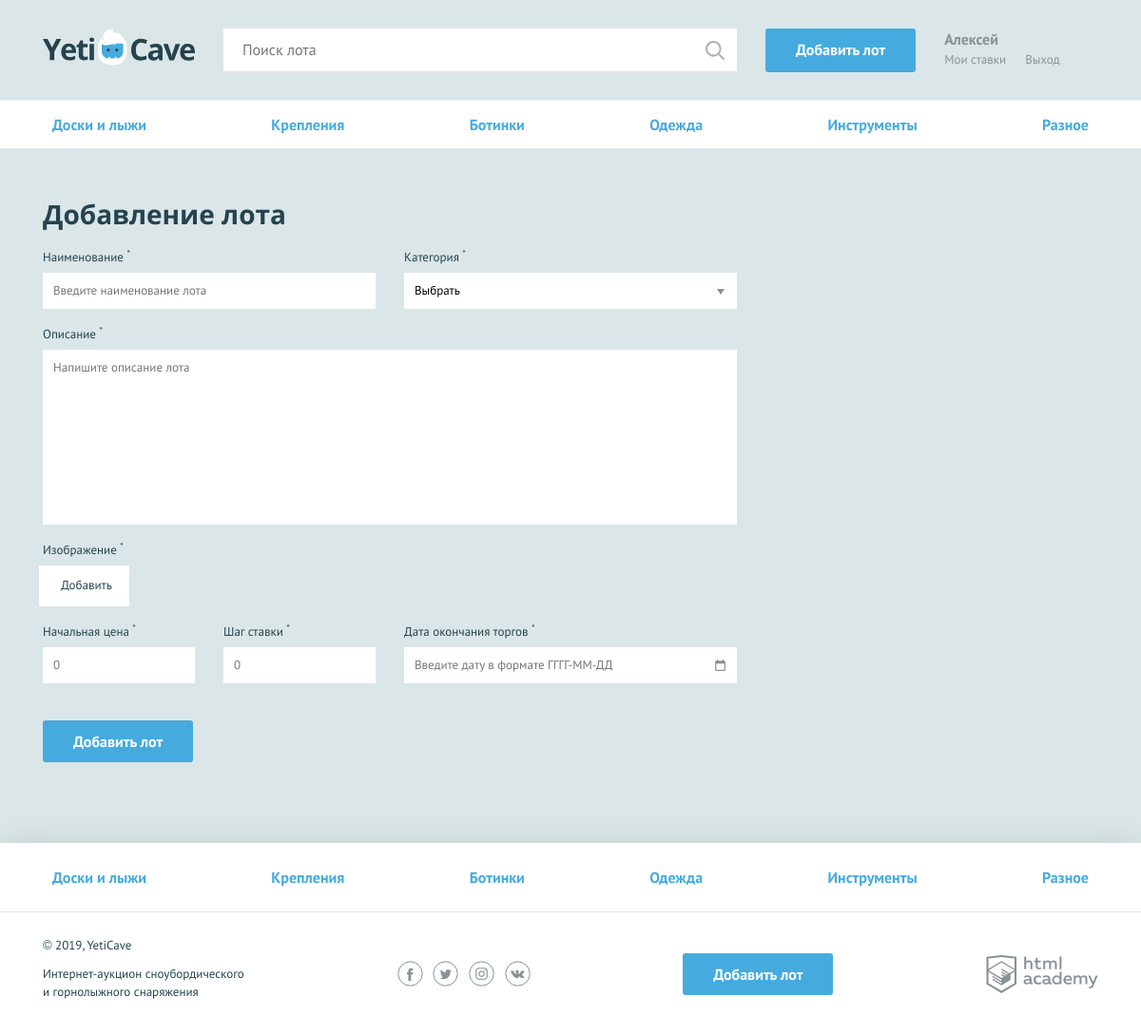
The page /add.php on the database its author committed.
### tables this page shows
CREATE TABLE categories (
    id INT UNSIGNED PRIMARY KEY AUTO_INCREMENT,
    name VARCHAR(128) NOT NULL,
    symbol_code VARCHAR(128) NOT NULL
);

### helpers.php (called while the page is built, shortened)
<?php
function include_template($name, array $data = []) {
    $name = 'templates/' . $name;
    extract($data);
    require $name;
    $result = ob_get_clean();
    return $result;
}
function get_arr($link, $sql): array
{
    $result = mysqli_query($link, $sql);
    if ($result) {
        return mysqli_fetch_all($result, MYSQLI_ASSOC);
    }
    return mysqli_error($link);
}

### models/category.php (called while the page is built, shortened)
<?php
require_once 'helpers.php';
function get_categories($link): array
{
    $sql = 'SELECT * FROM categories';
    return get_arr($link, $sql);
}

### validation.php (called while the page is built, shortened)
<?php
function get_post_value($name) {
    return filter_input(INPUT_POST, $name);
}

### templates/add.php (the view, shortened to what this page needs)
<main>
    <nav class="nav">
        <ul class="nav__list container">
            <?php if (!empty($categories)): ?>
                <?php foreach ($categories as $category): ?>
                    <li class="nav__item">
                        <a href="all-lots.html"><?=$category['name'] ?? '';?></a>
                    </li>
                <?php endforeach; ?>
            <?php endif; ?>
        </ul>
    </nav>
	<form class="form form--add-lot container form--invalid" action="add.php" method="post" enctype="multipart/form-data">
	  <h2>Добавление лота</h2>
	  <div class="form__container-two">
        <?php $classname = isset($errors['name']) ? "form__item--invalid" : ""; ?>
		<div class="form__item <?= $classname; ?>" >
		  <label for="lot-name">Наименование <sup>*</sup></label>
		  <input id="lot-name" type="text" name="name" placeholder="Введите наименование лота" value="<?= get_post_value('name'); ?>">
		</div>
        <?php $classname = isset($errors['category_id']) ? "form__item--invalid" : ""; ?>
		<div class="form__item <?= $classname; ?>">
		  <label for="category">Категория <sup>*</sup></label>
		  <select id="category" name="category_id">
			<option>Выбрать</option>
            </select>
		</div>
	  </div>
      <?php $classname = isset($errors['description']) ? "form__item--invalid" : ""; ?>
	  <div class="form__item form__item--wide <?= $classname; ?>">
		<label for="message">Описание <sup>*</sup></label>
		<textarea id="message" name="description" placeholder="Напишите описание лота" value="<?= get_post_value('description'); ?>"></textarea>
	  </div>
      <?php $classname = isset($errors['img']) ? "form__item--invalid" : ""; ?>
	  <div class="form__item form__item--file <?= $classname; ?>">
		<label>Изображение <sup>*</sup></label>
		<div class="form__input-file">
		  <label for="lot-img">
			Добавить
		  </label>
		</div>
	  </div>
	  <div class="form__container-three">
        <?php $classname = isset($errors['start_price']) ? "form__item--invalid" : ""; ?>
		<div class="form__item form__item--small <?= $classname; ?>">
		  <label for="lot-rate">Начальная цена <sup>*</sup></label>
		  <input id="lot-rate" type="text" name="start_price" placeholder="0" value="<?= get_post_value('start_price'); ?>">
		</div>
        <?php $classname = isset($errors['bet_step']) ? "form__item--invalid" : ""; ?>
		<div class="form__item form__item--small <?= $classname; ?>">
		  <label for="lot-step">Шаг ставки <sup>*</sup></label>
		  <input id="lot-step" type="text" name="bet_step" placeholder="0" value="<?= get_post_value('bet_step'); ?>">
		</div>
        <?php $classname = isset($errors['date_end']) ? "form__item--invalid" : ""; ?>
		<div class="form__item <?= $classname; ?>">
		  <label for="lot-date">Дата окончания торгов <sup>*</sup></label>
		  <input class="form__input-date" id="lot-date" type="text" name="date_end" placeholder="Введите дату в формате ГГГГ-ММ-ДД" value="<?= get_post_value('date_end'); ?>">
		</div>
	  </div>
      <button type="submit" class="button" name="submit">Добавить лот</button>
	</form>
</main>

### templates/layout.php (shortened to what this page needs)
<!DOCTYPE html>
<html lang="ru">
<head>
    <link href="../css/normalize.min.css" rel="stylesheet">
    <link href="../css/style.css" rel="stylesheet">
    <link href="../css/flatpickr.min.css" rel="stylesheet">
</head>
<body>
<div class="page-wrapper">
<header class="main-header">
    <div class="main-header__container container">
        <a class="main-header__logo">
            <img src="../img/logo.svg" width="160" height="39" alt="Логотип компании YetiCave">
        </a>
        <form class="main-header__search" method="get" action="https://echo.htmlacademy.ru" autocomplete="off">
            <input type="search" name="search" placeholder="Поиск лота">
            <input class="main-header__search-btn" type="submit" name="find" value="Найти">
        </form>
        <a class="main-header__add-lot button" href="/add.php">Добавить лот</a>
        <nav class="user-menu">
        <?php if ($is_auth === 1): ?>
            <div class="user-menu__logged">
                <p><?=$user_name;?></p>
                <a class="user-menu__bets" href="pages/my-bets.html">Мои ставки</a>
                <a class="user-menu__logout" href="#">Выход</a>
            </div>
        <?php endif; ?>
        </nav>
    </div>
</header>
<?=$page_content;?>
</div>
<footer class="main-footer">
    <nav class="nav">
        <ul class="nav__list container">
            <?php if (!empty($categories)): ?>
                <?php foreach ($categories as $category): ?>
            <li class="nav__item">
                <a href="pages/all-lots.html"><?= $category['name'] ?? '';?></a>
            </li>
                <?php endforeach; ?>
            <?php endif; ?>
        </ul>
    </nav>
    <div class="main-footer__bottom container">
        <div class="main-footer__copyright">
            <p>© 2019, YetiCave</p>
            <p>Интернет-аукцион сноубордического и горнолыжного снаряжения</p>
        </div>
        <div class="main-footer__social social">
            <a class="social__link social__link--facebook" href="#">
            </a>
            <a class="social__link social__link--twitter" href="#">
            </a>
            <a class="social__link social__link--instagram" href="#">
            </a>
            <a class="social__link social__link--vkontakte" href="#">
            </a>
        </div>
        <a class="main-footer__add-lot button" href="add-lot.html">Добавить лот</a>
        <div class="main-footer__developed-by">
            <a class="logo-academy" href="https://htmlacademy.ru/intensive/php">
            </a>
        </div>
    </div>
</footer>
</body>
</html>

### rows shown on the page
categories: name "Доски и лыжи"
categories: name "Крепления"
categories: name "Ботинки"
categories: name "Одежда"
categories: name "Инструменты"
categories: name "Разное"

### other values the page prints
$user_name "Алексей"
